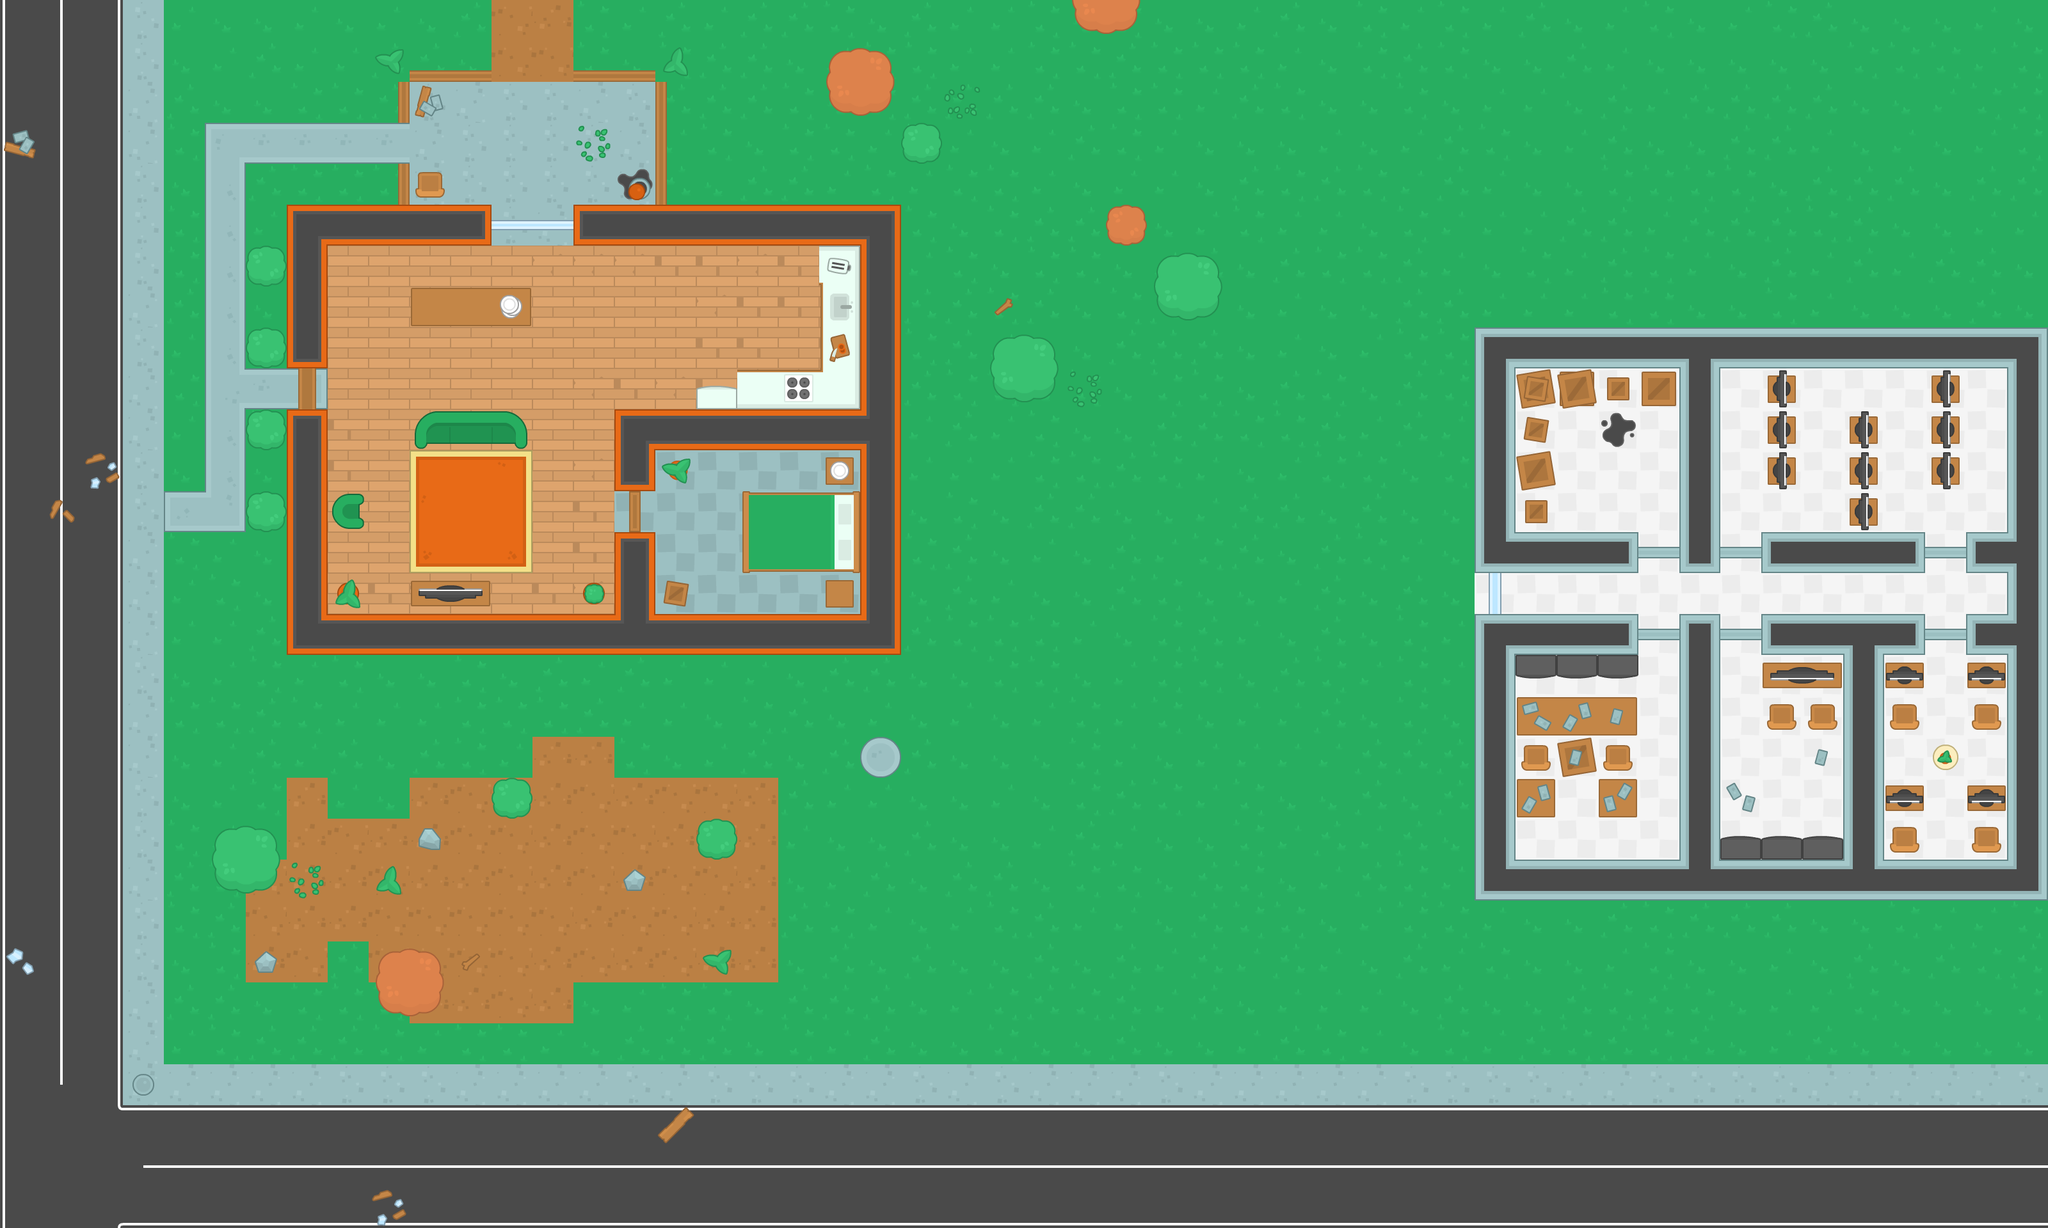

Below is a game level as drawn by its tile map, then a one-line description and the .tmx that defines it (tile-layer data replaced by summaries):
An orthogonal 50x30 tile map with 64x64 px tiles, 4 tile layers (ground, walls, items, decorations) and 142 objects (99x wall, 30x zombie, 7x health, player, shotgun, ...).

<map version="1.10" tiledversion="1.10.1" orientation="orthogonal" renderorder="right-down" compressionlevel="0" width="50" height="30" tilewidth="64" tileheight="64" infinite="0" nextlayerid="6" nextobjectid="151">
 <tileset firstgid="1" source="img/Kenny Topdown Pack.tsx" />
 <layer id="1" name="ground" width="50" height="30">
  <data>[1500 cells, 1499 non-empty, 40 distinct tile ids]</data>
 </layer>
 <layer id="2" name="walls" width="50" height="30">
  <data>[1500 cells, 158 non-empty, 34 distinct tile ids]</data>
 </layer>
 <layer id="3" name="items" width="50" height="30">
  <data>[1500 cells, 102 non-empty, 45 distinct tile ids]</data>
 </layer>
 <layer id="4" name="decorations" width="50" height="30">
  <data>[1500 cells, 58 non-empty, 26 distinct tile ids]</data>
 </layer>
 <objectgroup id="5" name="Obstacles">
  <object id="1" name="wall" x="448" y="320" width="320" height="64" />
  <object id="2" name="player" x="336" y="208" width="32" height="32" />
  <object id="3" name="wall" x="448" y="384" width="64" height="192" />
  <object id="4" name="wall" x="448" y="640" width="64" height="384" />
  <object id="5" name="wall" x="512" y="960" width="896" height="64" />
  <object id="6" name="wall" x="400" y="528" width="32" height="32" />
  <object id="8" name="wall" x="400" y="400" width="32" height="32" />
  <object id="9" name="wall" x="400" y="656" width="32" height="32" />
  <object id="10" name="wall" x="400" y="784" width="32" height="32" />
  <object id="11" name="zombie" x="784" y="208" width="32" height="32" />
  <object id="12" name="wall" x="640" y="448" width="192" height="64" />
  <object id="13" name="wall" x="656" y="640" width="160" height="64" />
  <object id="14" name="wall" x="640" y="912" width="128" height="32" />
  <object id="15" name="wall" x="528" y="912" width="32" height="32" />
  <object id="16" name="wall" x="912" y="912" width="32" height="32" />
  <object id="17" name="wall" x="1040" y="720" width="32" height="32" />
  <object id="18" name="wall" x="1024" y="912" width="48" height="48" />
  <object id="19" name="wall" x="1152" y="768" width="192" height="128" />
  <object id="20" name="wall" x="1296" y="704" width="48" height="48" />
  <object id="21" name="wall" x="1296" y="896" width="48" height="48" />
  <object id="22" name="zombie" x="1072" y="816" width="32" height="32" />
  <object id="23" name="wall" x="960" y="832" width="64" height="128" />
  <object id="24" name="wall" x="960" y="704" width="64" height="64" />
  <object id="25" name="wall" x="960" y="640" width="384" height="64" />
  <object id="26" name="wall" x="1344" y="320" width="64" height="640" />
  <object id="27" name="wall" x="896" y="320" width="448" height="64" />
  <object id="28" name="wall" x="1280" y="384" width="16" height="256" />
  <object id="29" name="zombie" x="1184" y="464" width="32" height="32" />
  <object id="30" name="wall" x="1152" y="576" width="128" height="32" />
  <object id="31" name="wall" x="1088" y="608" width="64" height="32" />
  <object id="32" name="wall" x="1568" y="544" width="64" height="64" />
  <object id="33" name="wall" x="1744" y="336" width="32" height="32" />
  <object id="34" name="wall" x="1824" y="416" width="64" height="64" />
  <object id="35" name="wall" x="1696" y="0" width="64" height="32" />
  <object id="36" name="wall" x="1312" y="96" width="64" height="64" />
  <object id="37" name="wall" x="1424" y="208" width="32" height="32" />
  <object id="38" name="wall" x="1104" y="1296" width="32" height="32" />
  <object id="41" name="wall" x="784" y="1232" width="32" height="32" />
  <object id="42" name="wall" x="784" y="1232" width="32" height="32" />
  <object id="43" name="wall" x="608" y="1504" width="64" height="64" />
  <object id="45" name="wall" x="352" y="1312" width="64" height="64" />
  <object id="46" name="wall" x="512" y="784" width="48" height="32" />
  <object id="47" name="wall" x="656" y="272" width="32" height="48" />
  <object id="48" name="wall" x="2304" y="832" width="256" height="64" />
  <object id="49" name="wall" x="2304" y="512" width="64" height="320" />
  <object id="50" name="wall" x="2368" y="512" width="832" height="64" />
  <object id="51" name="wall" x="3136" y="576" width="64" height="832" />
  <object id="52" name="wall" x="3072" y="960" width="64" height="64" />
  <object id="53" name="wall" x="2304" y="1344" width="832" height="64" />
  <object id="54" name="wall" x="2304" y="960" width="64" height="384" />
  <object id="55" name="wall" x="2368" y="960" width="192" height="64" />
  <object id="56" name="wall" x="2624" y="960" width="64" height="384" />
  <object id="57" name="wall" x="2752" y="960" width="256" height="64" />
  <object id="58" name="wall" x="2880" y="1024" width="64" height="320" />
  <object id="59" name="wall" x="2624" y="576" width="64" height="320" />
  <object id="60" name="wall" x="2752" y="832" width="256" height="64" />
  <object id="61" name="wall" x="3072" y="832" width="64" height="64" />
  <object id="64" name="zombie" x="1872" y="576" width="32" height="32" />
  <object id="65" name="zombie" x="1856" y="752" width="32" height="32" />
  <object id="66" name="zombie" x="1744" y="608" width="32" height="32" />
  <object id="67" name="zombie" x="1712" y="704" width="32" height="32" />
  <object id="68" name="zombie" x="1728" y="832" width="32" height="32" />
  <object id="69" name="zombie" x="1616" y="720" width="32" height="32" />
  <object id="70" name="zombie" x="1504" y="736" width="32" height="32" />
  <object id="71" name="zombie" x="1584" y="848" width="32" height="32" />
  <object id="72" name="wall" x="0" y="0" width="1696" height="16" />
  <object id="73" name="wall" x="0" y="1904" width="3200" height="16" />
  <object id="74" name="wall" x="0" y="16" width="16" height="1888" />
  <object id="75" name="wall" x="3184" y="1408" width="16" height="496" />
  <object id="76" name="wall" x="3184" y="16" width="16" height="496" />
  <object id="77" name="wall" x="1760" y="0" width="1440" height="16" />
  <object id="78" name="health" x="848" y="912" width="32" height="32" />
  <object id="79" name="shotgun" x="976" y="528" width="32" height="32" />
  <object id="81" name="zombie" x="2448" y="656" width="32" height="32" />
  <object id="82" name="zombie" x="2704" y="592" width="32" height="32" />
  <object id="83" name="zombie" x="2384" y="1296" width="32" height="32" />
  <object id="84" name="assault_rifle" x="784" y="1360" width="32" height="32" />
  <object id="85" name="zombie" x="880" y="1584" width="32" height="32" />
  <object id="86" name="zombie" x="3104" y="1152" width="32" height="32" />
  <object id="87" name="zombie" x="2960" y="1728" width="32" height="32" />
  <object id="88" name="zombie" x="2240" y="1552" width="32" height="32" />
  <object id="89" name="zombie" x="1680" y="1344" width="32" height="32" />
  <object id="90" name="zombie" x="2944" y="144" width="32" height="32" />
  <object id="91" name="zombie" x="2432" y="272" width="32" height="32" />
  <object id="92" name="zombie" x="1408" y="1744" width="32" height="32" />
  <object id="93" name="zombie" x="16" y="1856" width="32" height="32" />
  <object id="94" name="zombie" x="400" y="1424" width="32" height="32" />
  <object id="95" name="zombie" x="2000" y="1104" width="32" height="32" />
  <object id="96" name="zombie" x="2768" y="784" width="32" height="32" />
  <object id="97" name="zombie" x="2256" y="896" width="32" height="32" />
  <object id="99" name="zombie" x="1936" y="144" width="32" height="32" />
  <object id="100" name="zombie" x="2768" y="1168" width="32" height="32" />
  <object id="101" name="health" x="1360" y="1168" width="32" height="32" />
  <object id="102" name="health" x="784" y="1552" width="32" height="32" />
  <object id="103" name="health" x="3088" y="912" width="32" height="32" />
  </objectgroup>
</map>
<!-- 47 of 142 objects omitted -->
